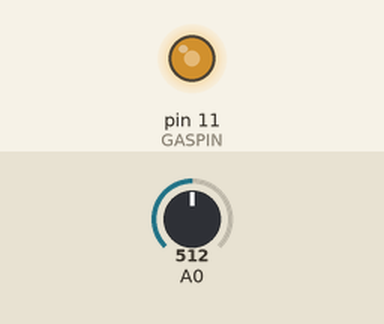
A sketch run on a simulated Arduino Uno, built with avr-gcc and run on an emulated ATmega328P. Parts: output pins drawn as LEDs (lit = HIGH). Inputs (shaded band) come from the test bench; at power-on: A0 = 512. What the sketch prints to the serial monitor is not drawn.

Above: at 1.2 s.
1.3 s: A0 set to 716
At 2.1 s:
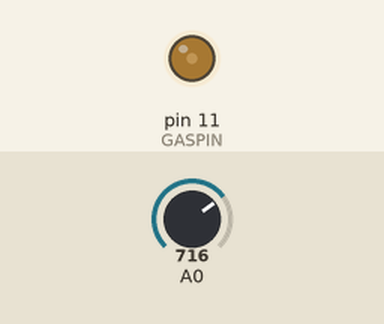
2.8 s: A0 set to 900
At 3.1 s:
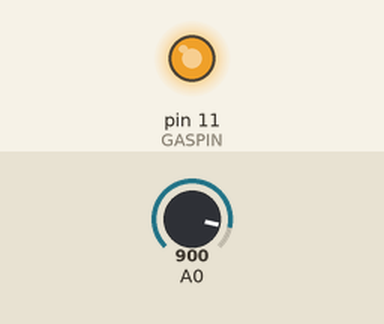
4.3 s: A0 set to 1023
At 5.4 s:
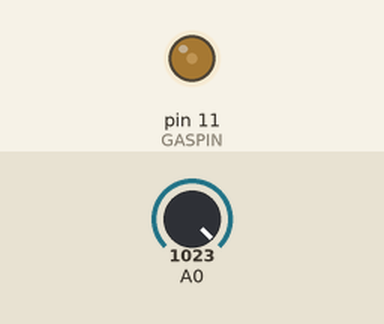
5.8 s: A0 set to 0
At 6.6 s:
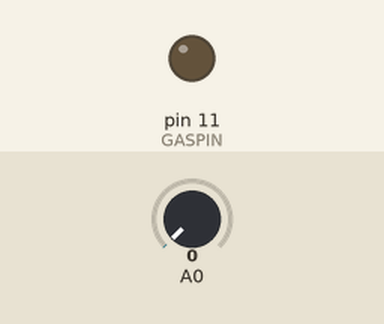
Timing chart, 0 to 8.3 s (numbered marks = the images above; inputs shaded):
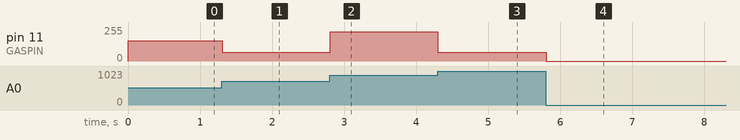

Measured:
- after the input at 1.3 s, pin 11 (GASPIN): 152/255 → 65/255 at once
- after the input at 2.8 s, pin 11 (GASPIN): 65/255 → 218/255 at once
- after the input at 4.3 s, pin 11 (GASPIN): 218/255 → 64/255 at once
- after the input at 5.8 s, pin 11 (GASPIN): 64/255 → 0/255 at once

The sketch:

gas_sensor.ino
```cpp
#define GASPIN 11

float maxGas = 1.5;
float minGas = 0.1;
void setup() {
  Serial.begin(9600);
  init_gas_sensor();
//  analogWrite(6, 255);
}


void init_gas_sensor(){
  pinMode(GASPIN, OUTPUT);
}

float read_gas_sensor() {
  float gas;
  int sensorValue = analogRead(A0);
  gas=(float) sensorValue/1024*5.0;
  float scaledGas = (gas - minGas) / maxGas;
  scaledGas = max(scaledGas, 0) * 255;
  return scaledGas;

}

void loop(){
  float gaslevel = read_gas_sensor();
  analogWrite(GASPIN, gaslevel);
  Serial.print(gaslevel);
}
```
